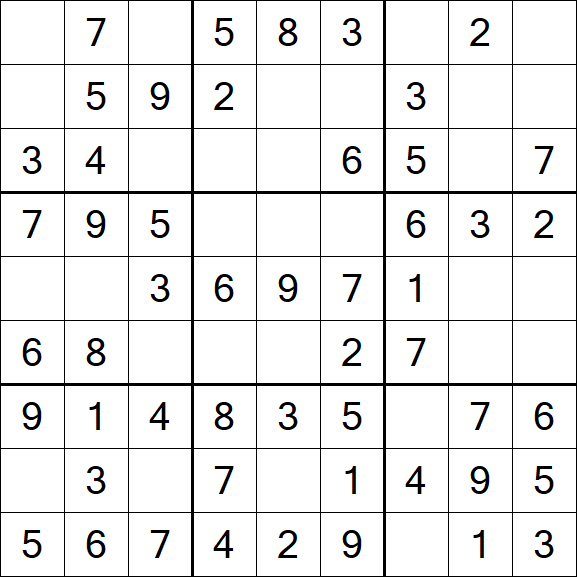
#> input picture test_image.png, 577 x 577 px, given in place of the camera
$ python SudokuSolver.py
#> lines starting #> are read from the running program, lines starting #| are printed output that depends on the picture; after the words box and inside, x2 and y2 are one past the last pixel; in counts of white or black regions, pixels touching at a corner belong together
import cv2
import numpy as np
import pytesseract

""" Capture image from camera"""
class CameraCapture:
    def __init__(self):
        self.cap = cv2.VideoCapture(0)

    def capture_image(self):
        while True:
            ret, frame = self.cap.read()
            cv2.imshow('Capture Sudoku', frame)
            if cv2.waitKey(1) & 0xFF == ord('q'):
                break
        self.cap.release()
        cv2.destroyAllWindows()
        return frame

""" Preprocess image"""
class ImagePreprocessor:
    def preprocess(self, image):
        gray = cv2.cvtColor(image, cv2.COLOR_BGR2GRAY)
        blur = cv2.GaussianBlur(gray, (5, 5), 0)
        thresh = cv2.adaptiveThreshold(blur, 255, cv2.ADAPTIVE_THRESH_GAUSSIAN_C,
                                       cv2.THRESH_BINARY, 11, 2)
        return thresh

""" Detect grid and warp perspective"""
class GridDetector:
    def find_grid(self, thresh):
        contours, _ = cv2.findContours(thresh, cv2.RETR_TREE, cv2.CHAIN_APPROX_SIMPLE)
        contours = sorted(contours, key=cv2.contourArea, reverse=True)
        for contour in contours:
            epsilon = 0.02 * cv2.arcLength(contour, True)
            approx = cv2.approxPolyDP(contour, epsilon, True)
            if len(approx) == 4:
                return approx
        return None

    def warp_perspective(self, image, grid):
        pts = np.float32([grid[0], grid[1], grid[2], grid[3]])
        side = max([np.linalg.norm(grid[i] - grid[(i + 1) % 4]) for i in range(4)])
        dst_pts = np.float32([[0, 0], [side - 1, 0], [side - 1, side - 1], [0, side - 1]])
        M = cv2.getPerspectiveTransform(pts, dst_pts)
        return cv2.warpPerspective(image, M, (int(side), int(side)))

""" Extract digits from cells"""
class DigitExtractor:
    def extract_digits(self, warped):
        side = warped.shape[0] // 9
        board = np.zeros((9, 9), dtype=int)
        for i in range(9):
            for j in range(9):
                cell = warped[i*side:(i+1)*side, j*side:(j+1)*side]
                text = pytesseract.image_to_string(cell, config='--psm 10')
                text = ''.join(filter(str.isdigit, text))
                board[i, j] = int(text) if text else 0
        return board

""" Solve Sudoku"""
class Solver:
    # [28 lines left out: function solve_sudoku, not called in this run]

""" Display solution"""
class SolutionDisplayer:
    # [12 lines left out: function display_solution, not called in this run]

""" Main function"""
def main():
    # Capture image
    camera = CameraCapture()
    image = camera.capture_image()
#> in capture_image, frame is the input picture: shape (577, 577, 3); mean B, G, R 235.1, 235.1, 235.1
#> (key q is pressed here)

    # Preprocess image
    preprocessor = ImagePreprocessor()
    thresh = preprocessor.preprocess(image)
#> in preprocess, `gray = cv2.cvtColor(image, cv2.COLOR_BGR2GRAY)`:
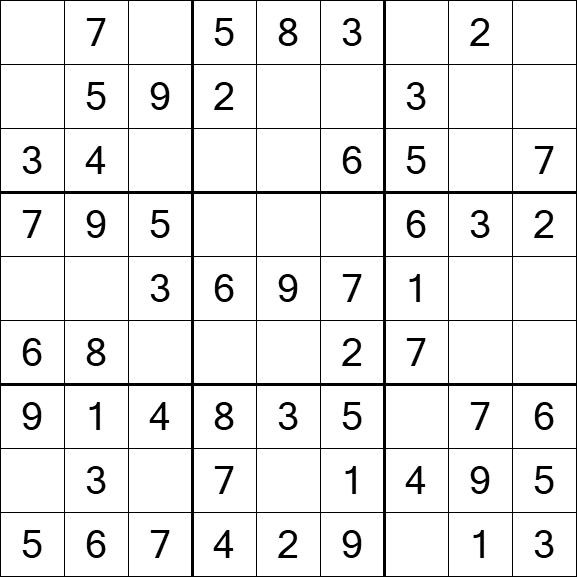
#> gray: shape (577, 577); min 0, max 255, mean 235.1
#> in preprocess, `blur = cv2.GaussianBlur(gray, (5, 5), 0)`:
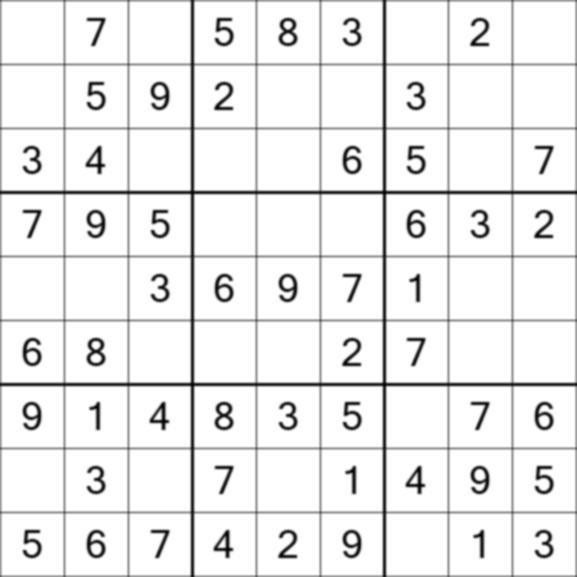
#> blur: shape (577, 577); min 3, max 255, mean 235.6
#> in preprocess, `thresh = cv2.adaptiveThreshold(blur, 255, cv2.ADAPTIVE_THRESH_GAUSSIAN..`:
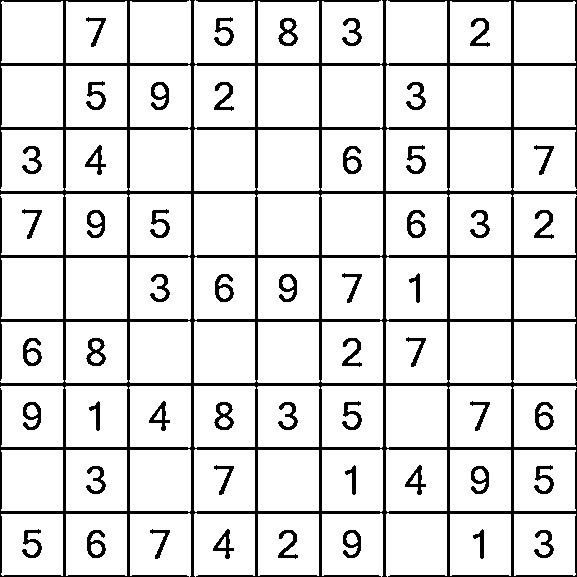
#> thresh: shape (577, 577); 87.2% white; 52 black regions

    # Detect grid
    detector = GridDetector()
    grid = detector.find_grid(thresh)
#> in find_grid, `contours, _ = cv2.findContours(thresh, cv2.RETR_TREE, cv2.CHAIN_APPROX..`: contours = 154 contours; largest, box (x1, y1, x2, y2) and area: (386, 513, 447, 577) 3608, (322, 513, 383, 577) 3608, (194, 513, 255, 577) 3608, (130, 513, 191, 577) 3608, (513, 386, 577, 447) 3608
#> the loop in find_grid, `for contour in contours:` made 1 pass
#> (epsilon, approx) on pass 1: (4.89, [[387, 513], [386, 575], [446, 575], [446, 514]])
#> grid = [[387, 513], [386, 575], [446, 575], [446, 514]]
    warped = detector.warp_perspective(image, grid)
#> in warp_perspective, `side = max([np.linalg.norm(grid[i] - grid[(i + 1) % 4]) for i in range..`: side = 62.01
#> in warp_perspective, `dst_pts = np.float32([[0, 0], [side - 1, 0], [side - 1, side - 1], [0,..`: dst_pts = [[0, 0], [61.01, 0], [61.01, 61.01], [0, 61.01]]
#> in warp_perspective, `M = cv2.getPerspectiveTransform(pts, dst_pts)`: M = [[-0.0175, 1.03, -522.5], [1.05, 0.0169, -414.6], [-0.000287, 0.000277, 1]]
#> in warp_perspective, `return cv2.warpPerspective(image, M, (int(side), int(side)))`: returned value: shape (62, 62, 3); every value is 255

    # Extract digits
    extractor = DigitExtractor()
    board = extractor.extract_digits(warped)
    print("Extracted board:")
    print(board)

    # Solve Sudoku
    solver = Solver()
    solution = solver.solve_sudoku(board)
    print("Solution:")
    print(solution)

    # Display solution
    displayer = SolutionDisplayer()
    displayer.display_solution(image, grid, board, solution)

if __name__ == "__main__":
    main()
#> (the call stopped at in extract_digits, `text = pytesseract.image_to_string(cell, config='--psm 10')`: pytesseract is not available in this run)
